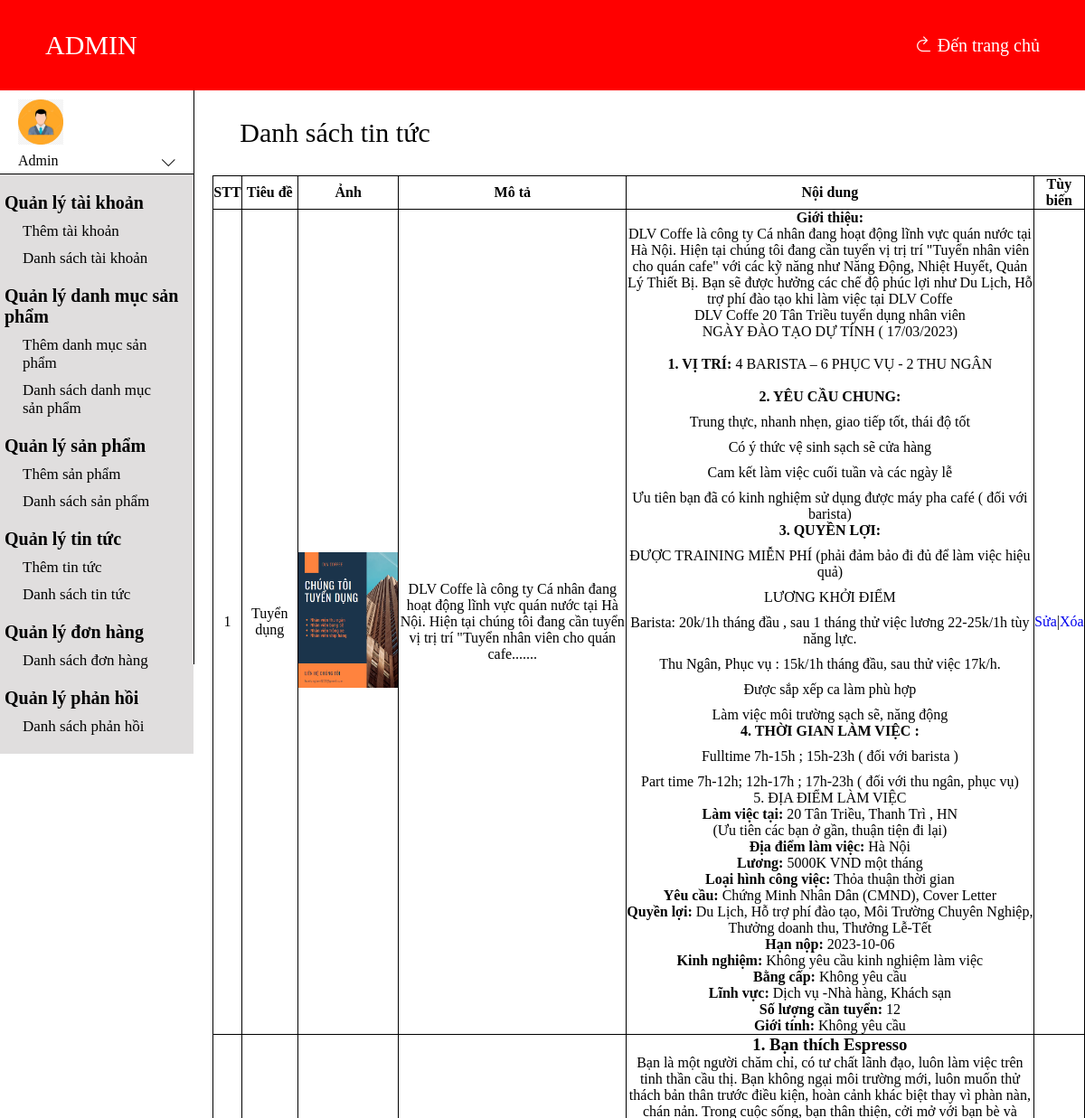
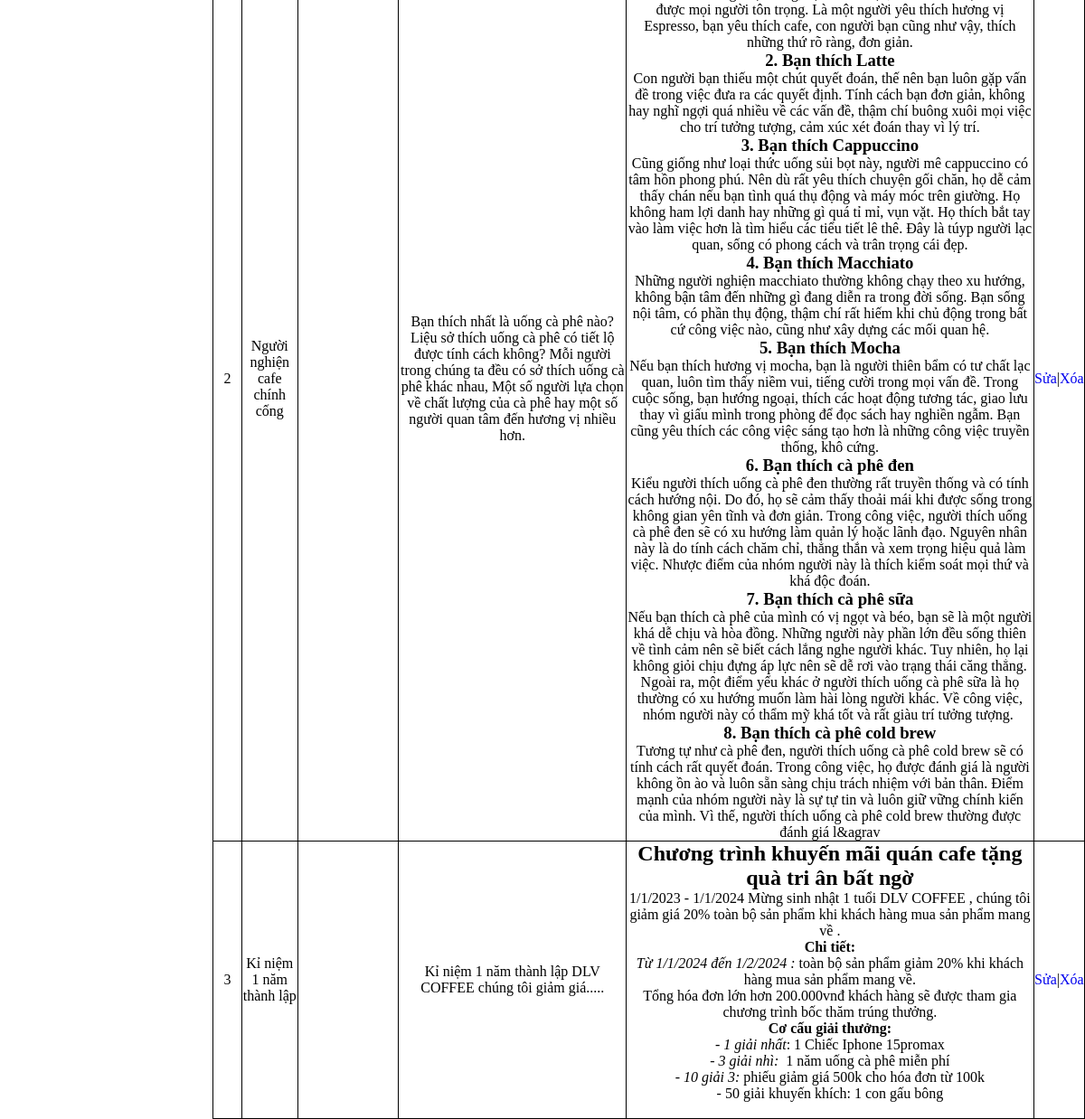
The app's page /admin/slide/tintuclist.php (signed in) with its own data (2 pictures, top to bottom).
### tables this page shows
CREATE TABLE `tbl_tintuc` (
  `id` int(11) NOT NULL,
  `title` varchar(255) NOT NULL,
  `mota` varchar(255) NOT NULL,
  `img` varchar(255) NOT NULL,
  `noidung` varchar(5000) NOT NULL
);

### admin/slide/tintuclist.php (the view, shortened to what this page needs)
<?php
include "./slidebar.php";
?>
<?php
$db= mysqli_connect("localhost","root","","the_coffee");
$sql= "SELECT * FROM tbl_tintuc";
$rs= mysqli_query($db,$sql);
?>
<div class="main">
<h1>Danh sách tin tức</h1>
<table>
                <tr>
                    <th>STT</th>
                    <th>Tiêu đề</th>
                    <th>Ảnh</th>
                    <th>Mô tả</th>
                    <th>Nội dung</th>
                    <th>Tùy biến</th>
                </tr>
<?php
  if($rs->num_rows>0){
    $i=0;
    while($row= $rs->fetch_assoc()){
        $i++;
        $id= $row['id'];
        $title=$row['title'];
        $img=$row['img'];
        $mota=$row['mota'];
        $noidung=$row['noidung'];
?>
             <?php  echo "
                <tr>
                    <td>$i</td>
                    <td>$title</td>
                    <td><img src='../$img' alt=''></td>
                    <td>$mota</td>
                    <td>$noidung</td>
                   <td> <a href='./tintucedit.php?id=$id'>Sửa</a>|<a href='./tintucdelete.php?id=$id'>Xóa</a></td>
                </tr>
                ";?>
<?php
}
  }
?>
            </table>
    </div>
    </div>
</body>
</html>

### admin/slide/slidebar.php (shortened to what this page needs)
<!DOCTYPE html>
<html lang="en">
<head>
    <link rel="stylesheet" href="../../css/css/styleadmin.css">
    <link rel="stylesheet" href="../../css/img/cafe-latte.jpg">
    <link rel="stylesheet" href="../../css/icon/themify-icons-font/themify-icons/themify-icons.css">
    <link rel="stylesheet" href="../../css/icon/fontawesome-free-6.4.0-web/css/all.css">
</head>
<body>
    <div class="header">
        <a href="../index.php"><h1>ADMIN</h1></a>
        <a class="go" href="../../view/index.php">
            <i class="ti-back-right"></i>
            Đến trang chủ
            </a>
    </div>
    <div  class="content">
    <div style="height: 635px;" class="sidebar">
        <div class="logo">
                <img src="../../css/img/user.jpg" alt="">
                <p>Admin</p>
                <i class="ti-angle-down">
                </i>
        </div>
        <div class="quanly">
            <ul class="cha">
                <li>Quản lý tài khoản
                    <ul class="con">
                        <li><a href="../slide/accountadd.php">Thêm tài khoản</a></li>
                        <li><a href="../slide/accountlist.php">Danh sách tài khoản</a></li>
                    </ul>
                </li>
                <li>Quản lý danh mục sản phẩm
                <ul class="con">
                        <li><a href="../slide/categoryadd.php">Thêm danh mục sản phẩm</a></li>
                        <li><a href="../slide/categorylist.php">Danh sách danh mục sản phẩm</a></li>
                    </ul>
                </li>
                <li>Quản lý sản phẩm
                <ul class="con">
                        <li><a href="../slide/productadd.php">Thêm sản phẩm</a></li>
                        <li><a href="../slide/productlist.php">Danh sách sản phẩm</a></li>
                    </ul>
                </li>
                <li>Quản lý tin tức
                <ul class="con">
                        <li><a href="../slide/tintucadd.php">Thêm tin tức</a></li>
                        <li><a href="../slide/tintuclist.php">Danh sách tin tức</a></li>
                    </ul>
                </li>
                <li>Quản lý đơn hàng
                <ul class="con">
                        <li><a href="./orderlist.php">Danh sách đơn hàng</a></li>
                    </ul>
                </li>
                <li>Quản lý phản hồi
                <ul class="con">
                        <li><a href="./feedbacklist.php">Danh sách phản hồi</a></li>
                    </ul>
                </li>
            </ul>
        </div>
    </div>

### css/css/styleadmin.css (style rules this page uses)
* { margin: 0; padding: 0; box-sizing: border-box; }
.header { height: 100px; width: 100%; background-color: red; color: #fff; display: flex; align-items: center; justify-content: space-between; }
.header h1 { margin-left: 50px; }
.header .go { margin-right: 50px; }
.header a { text-decoration: none; color: #fff; margin-right: 50px; font-size: 20px; }
.content { display: flex; }
.sidebar { flex: 1; display: flex; flex-direction: column; border-right: 1px solid #000; }
.logo { height: 100px; background-color: #fff; border-bottom: 1px solid #000; }
.logo img { width: 50px; margin-left: 20px; margin-top: 10px; }
.logo p { margin: 5px 20px; }
.logo > i { position: relative; float: right; margin-right: 20px; margin-top: -20px; }
.quanly .cha > li { font-weight: bold; font-size: 20px; margin: 20px 5px; }
.quanly .con { margin-left: 20px; font-weight: 100; margin: 10px 20px; font-size: 17px; }
a { text-decoration: none; }
li { list-style: none; margin-top: 10px; }
.main { margin-left: 20px; flex: 4.5; }

### admin/slide/slidebar.php (style rules this page uses)
li a { color: #000; }
.quanly { background-color: #e0dede; }

### admin/slide/tintuclist.php (style rules this page uses)
h1 { font-weight: 500; margin: 30px; font-size: 30px; }
table { width: 100%; text-align: center; margin-top: 20px; }
table tr th,td { border: 1px solid #000; text-align: center; }
table { border-collapse: collapse; }
td img { height: 150px; }

### records on screen
tbl_tintuc: title "Tuyển dụng", img (picture), mota "DLV Coffe là công ty Cá nhân đang hoạt động lĩnh vực quán nước tại Hà Nội. Hiện tại chúng tôi đang cần tuyển vị trị trí \"Tuyển nhân viên cho quán cafe.......", noidung "Giới thiệu: DLV Coffe là công ty Cá nhân đang hoạt động lĩnh vực quán nước tại Hà Nội. Hiện tại chúng tôi đang cần tuyển vị trị trí \"Tuyển nhân viên cho quán cafe\" với các kỹ năng như Năng Động, Nhiệt Huyết, Quản Lý Thiết Bị. Bạn sẽ được hưởng các chế độ phúc lợi như Du Lịch, Hỗ trợ phí đào tạo khi làm việc tại DLV Coffe DLV Coffe 20 Tân Triều tuyển dụng nhân viên NGÀY ĐÀO TẠO DỰ TÍNH ( 17/03/2023) 1. VỊ TRÍ: 4 BARISTA – 6 PHỤC VỤ - 2 THU NGÂN 2. YÊU CẦU CHUNG: Trung thực, nhanh nhẹn, giao tiếp tốt, thái độ tốt Có ý thức vệ sinh sạch sẽ cửa hàng Cam kết làm việc cuối tuần và các ngày lễ Ưu tiên bạn đã có kinh nghiệm sử dụng được máy pha café ( đối với barista) 3. QUYỀN LỢI: ĐƯỢC TRAINING…"
tbl_tintuc: title "Người nghiện cafe chính cống", mota "Bạn thích nhất là uống cà phê nào? Liệu sở thích uống cà phê có tiết lộ được tính cách không? Mỗi người trong chúng ta đều có sở thích uống cà phê khác nhau, Một số người lựa chọn về chất lượng của cà phê hay một số người quan tâm đến hương vị nhiều hơn.", noidung "1. Bạn thích Espresso Bạn là một người chăm chỉ, có tư chất lãnh đạo, luôn làm việc trên tinh thần cầu thị. Bạn không ngại môi trường mới, luôn muốn thử thách bản thân trước điều kiện, hoàn cảnh khác biệt thay vì phàn nàn, chán nản. Trong cuộc sống, bạn thân thiện, cởi mở với bạn bè và được mọi người tôn trọng. Là một người yêu thích hương vị Espresso, bạn yêu thích cafe, con người bạn cũng như vậy, thích những thứ rõ ràng, đơn giản. 2. Bạn thích Latte Con người bạn thiếu một chút quyết đoán, thế nên bạn luôn gặp vấn đề trong việc đưa ra các quyết định. Tính cách bạn đơn giản, không hay nghĩ ngợi quá nhiều về các vấn đề, thậm chí buông xuôi mọi việc cho trí tưởng tượng, cảm xúc xét đoán…"
tbl_tintuc: title "Kỉ niệm 1 năm thành lập", mota "Kỉ niệm 1 năm thành lập DLV COFFEE chúng tôi giảm giá.....", noidung "Chương trình khuyến mãi quán cafe tặng quà tri ân bất ngờ 1/1/2023 - 1/1/2024 Mừng sinh nhật 1 tuổi DLV COFFEE , chúng tôi giảm giá 20% toàn bộ sản phẩm khi khách hàng mua sản phẩm mang về . Chi tiết: Từ 1/1/2024 đến 1/2/2024 : toàn bộ sản phẩm giảm 20% khi khách hàng mua sản phẩm mang về. Tổng hóa đơn lớn hơn 200.000vnđ khách hàng sẽ được tham gia chương trình bốc thăm trúng thưởng. Cơ cấu giải thưởng: - 1 giải nhất : 1 Chiếc Iphone 15promax - 3 giải nhì: 1 năm uống cà phê miễn phí - 10 giải 3: phiếu giảm giá 500k cho hóa đơn từ 100k - 50 giải khuyến khích: 1 con gấu bông"
